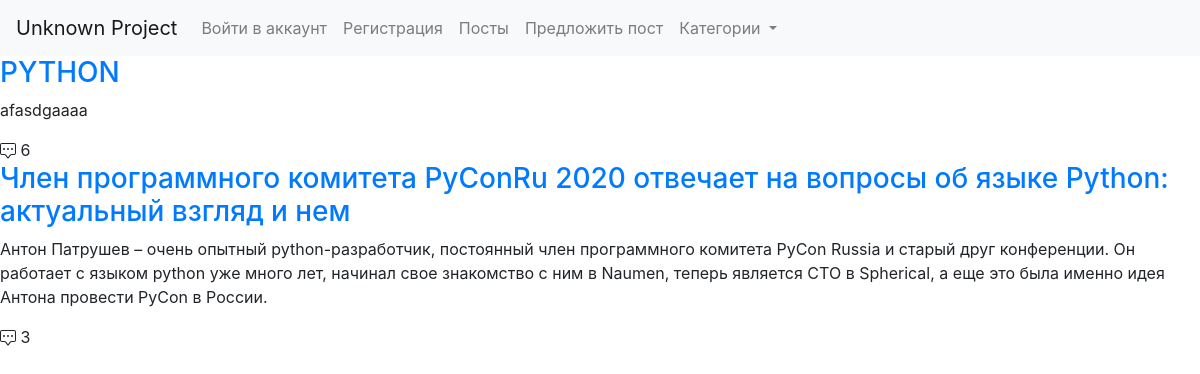
Page /python/ on the earlier database version.
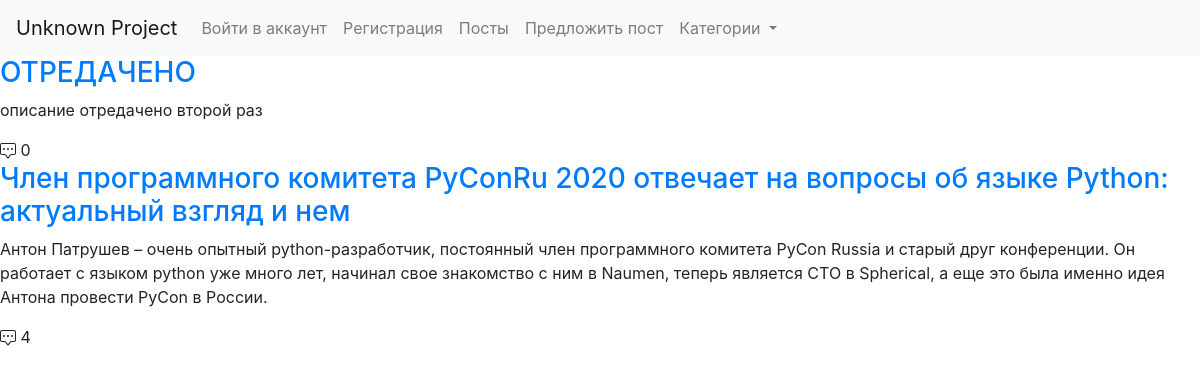
Same page on the later database version.
### blog/models.py (models this page shows, shortened)
class Post(models.Model):
    author = models.ForeignKey(
        User,
        verbose_name='Author',
        on_delete=models.SET_NULL,
        null=True,
        blank=True
    )
    title = models.CharField('Title', max_length=100)
    slug = models.SlugField('Url', max_length=100, unique=True)
    description = models.TextField('Description', max_length=400)
    text = models.TextField('Text')
    category = models.ForeignKey(
        Category,
        verbose_name="Category",
        on_delete=models.CASCADE,
        null=True
    )
    created_date = models.DateTimeField("Created_date", auto_now_add=True)
    edit_date = models.DateTimeField(
        "Edit date",
        default=timezone.now,
        blank=True,
        null=True
    )
    template = models.CharField("template", max_length=500, default="blog_t/post_detail.html")
    to_display = models.BooleanField('To display?', default=True)
    for_auth = models.BooleanField('For authorized?', default=False)
    sort = models.PositiveIntegerField('Sort', default=0)
    class Meta:
        verbose_name = 'Post'
        verbose_name_plural = 'Posts'
        ordering = ["sort", "-created_date"]
    def get_comments_count(self):
        return self.comments.count()
    def __str__(self):
        return self.title

### blog/views.py (the view)
# urls.py: path('<slug:category_slug>/', views.CategoryDetail.as_view(), name='category_detail'),
class CategoryDetail(PostFilterMixin, ListView):
    model = Post
    template_name = 'blog_t/category_detail.html'

### blog/models.py (called while the page is built)
    def get_absolute_url(self):
        return reverse('category_detail', kwargs={'category_slug': self.slug})

### blog/templatetags/blog_tag.py (called while the page is built)
@register.simple_tag()
def categories_navbar(count=None):
    from blog.models import Category
    categories = Category.objects.filter(to_display=True).order_by('-name')
    if count is not None:
        categories = categories[:count]
        return categories

@register.simple_tag()
def get_categories():
    from blog.models import Category
    return Category.objects.filter(to_display=True).order_by('-name')

### blog/utils.py (called while the page is built)
    def get(self, request, category_slug):
        post = self.model.objects.filter(to_display=True, category__slug=category_slug)
        print(category_slug)
        print(post)
        return render(request, self.template_name, {'category_detail': post})

### templates/blog_t/category_detail.html (shortened to what this page needs)
{% extends 'blog_t/base.html' %}
{% block content %}
    {% for post_d in category_detail %}
        <h3><a href="{{ post_d.slug }}">{{ post_d.title }}</a></h3>
        <p>{{ post_d.description }}</p>
         {{ post_d.get_comments_count }}
    {% endfor %}
{% endblock %}

Differences in the rows shown:
removed Post: title "PYTHON", description "afasdgaaaa", get_comments_count "6"
added Post: title "ОТРЕДАЧЕНО", description "описание отредачено второй раз", get_comments_count "0"
computed for Post (number 2 of 2 on the later page): get_comments_count "3" → "4"
